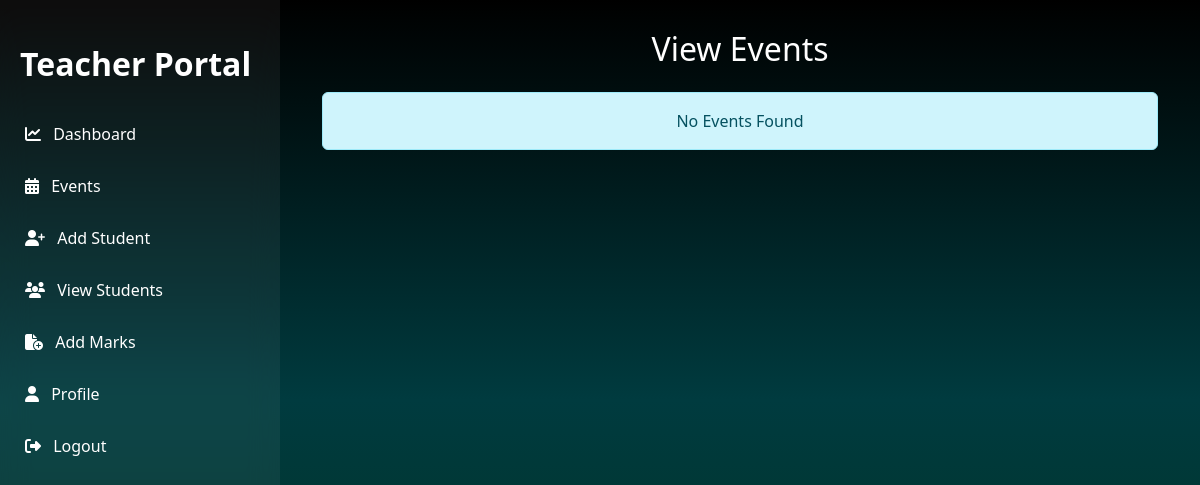
Before: /teacher-view-events/ (signed in) with the older database file.
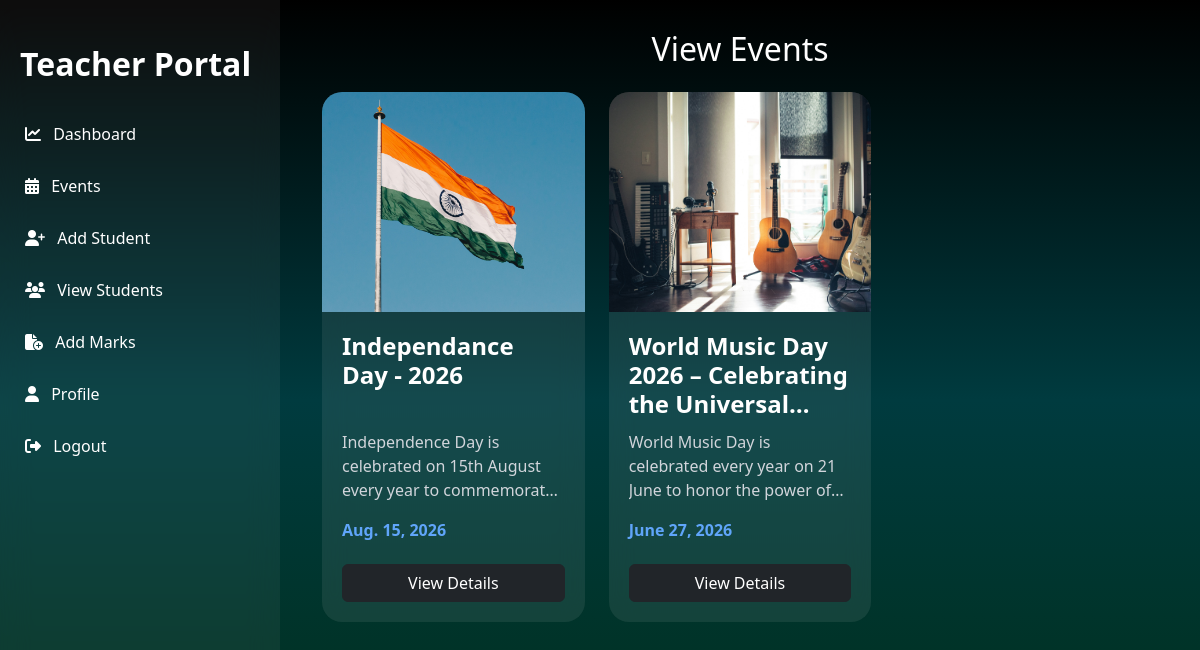
After: the same page with the newer database file.
### administration/models.py (models this page shows, shortened)
class Event(models.Model):
    title = models.CharField(max_length=100, default="School Event")
    description = models.TextField(default="No Description Available")
    event_image = models.ImageField(upload_to="events/", null=True, blank=True)
    event_date = models.DateField(default=date.today)
    created_at = models.DateTimeField(auto_now_add=True)

### administration/views.py (the view)
# urls.py: path("teacher-view-events/", views.teacher_view_events, name="teacher_view_events"),
def teacher_view_events(request):
    if not request.session.get("teacher_id"):
        messages.error(request, "Please login first")
        return redirect("user_login")
    events = Event.objects.all().order_by("-event_date")
    context = {"events": events}
    return render(request, "teacher_view_events.html", context)

### administration/templates/teacher_view_events.html (shortened to what this page needs)
{% extends 'teacher_dashboard.html' %}
{% block content %}
  <div class="main-content">
    <div class="container-fluid">
      <h2 class="text-center text-white mb-4">
        View Events
      </h2>
      <div class="row g-4">
        {% for event in events %}
          <div class="col-xl-4 col-lg-6 col-md-6">
            <div class="event-card">
              {% if event.event_image %}
                <img src="{{ event.event_image.url }}" alt="{{ event.title }}" class="event-image" />
              {% else %}
                <div class="event-image-placeholder">No Image Available</div>
              {% endif %}
              <div class="event-body">
                <h4 class="event-title">{{ event.title }}</h4>
                <p class="event-description">{{ event.description }}</p>
                <p class="event-date">
                  {{ event.event_date }}
                </p>
                <div class="btn-group-custom">
                  <a href="{% url 'teacher_event_detail' event.id %}" class="btn btn-dark text-white">View Details</a>
                </div>
              </div>
            </div>
          </div>
        {% empty %}
          <div class="col-12">
            <div class="alert alert-info text-center">No Events Found</div>
          </div>
        {% endfor %}
      </div>
    </div>
  </div>
{% endblock %}

Changed rows visible on the page:
added Event: event_image (picture), title "Independance Day - 2026", description "Independence Day is celebrated on 15th August every year to…", event_date "Aug. 15, 2026"
added Event: event_image (picture), title "World Music Day 2026 – Celebrating the…", description "World Music Day is celebrated every year on 21 June to honor the power…", event_date "June 27, 2026"
Other visible differences:
text no longer shown: "No Events Found"
